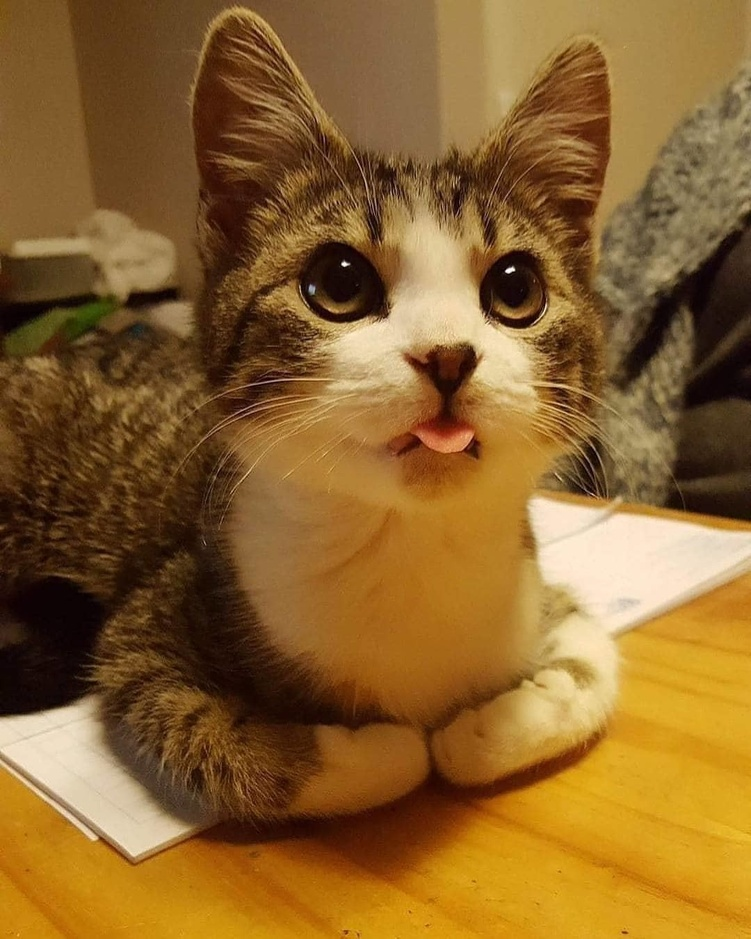
#> input picture react teach/mvp teach/my-node-project/Жаринов/6/cat4.jpg, 751 x 939 px, shrunk from 1080 x 1350 before the run
$ python 5.3.py
#> lines starting #> are read from the running program, lines starting #| are printed output that depends on the picture; after the words box and inside, x2 and y2 are one past the last pixel; in counts of white or black regions, pixels touching at a corner belong together; long printed decimals are rounded
import cv2
import numpy as np
import matplotlib.pyplot as plt

# Чтение изображения
input_image = cv2.imread('cat4.jpg')
#> input_image is the input picture: shape (939, 751, 3); mean B, G, R 45.1, 99.2, 138.6

# В черно-белое переводим, ибо нам только края
L = cv2.cvtColor(input_image, cv2.COLOR_BGR2GRAY)
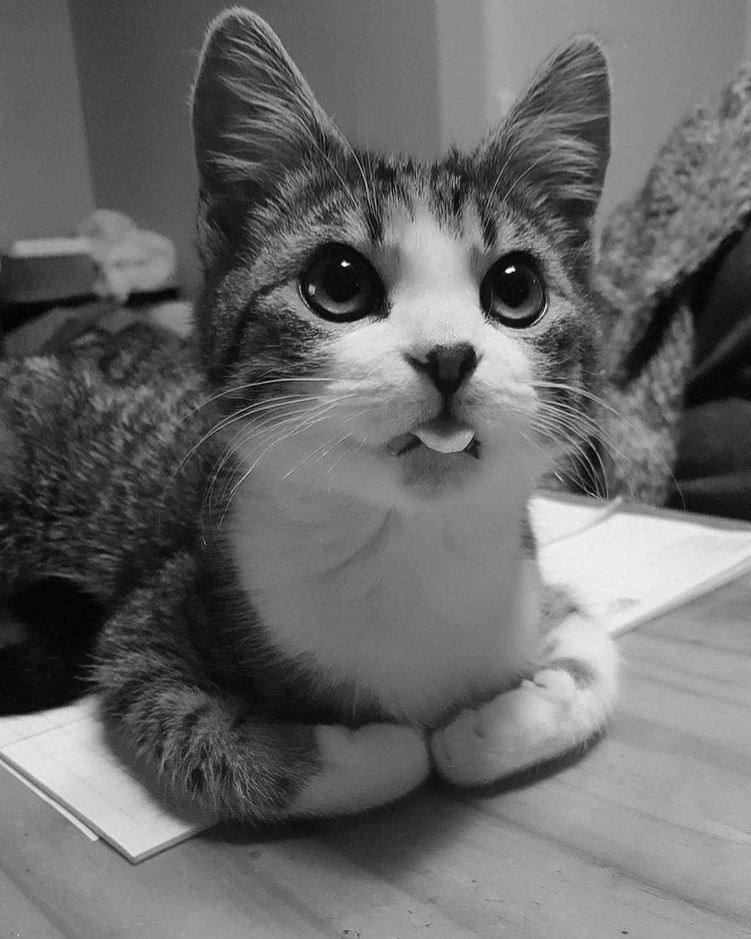
#> L: shape (939, 751); min 1, max 253, mean 104.8

# Визуализация исходного изображения
plt.figure()
plt.imshow(cv2.cvtColor(input_image, cv2.COLOR_BGR2RGB))
plt.title('Исходное изображение')
plt.axis('off')
plt.tight_layout()
plt.show()

# Двумерное центрированное БПФ
Spectr = np.fft.fftshift(np.fft.fft2(L))

# Компоненты нормировки
Min_S = np.min(np.abs(Spectr))
#> Min_S = 4.11
eps = Min_S if Min_S != 0 else np.max(np.abs(Spectr)) * 1e-9
#> eps = 4.11

# Фильтр высоких частот (ФВЧ) с прямоугольной маской
M, N = L.shape[0], L.shape[1] # размеры изображения
#> M = 939; N = 751
# размер области НЧ в спектре:
d_high = round(0.20*np.minimum(M, N))
#> d_high = 150
K=4 # порядок фильтра
deg = 2*K
mask_high = np.zeros((M, N))
Cm, Cn = M/2,N/2 # координаты центра маски
#> Cm = 469.5; Cn = 375.5
# формируем массив mask_high_b:
for m in range(M):
    for n in range(N):
        d = np.sqrt((m - Cm)**2 + (n - Cn)**2)
        mask_high[m,n] = (d/d_high)**K / np.sqrt(1+(d/d_high)**deg)
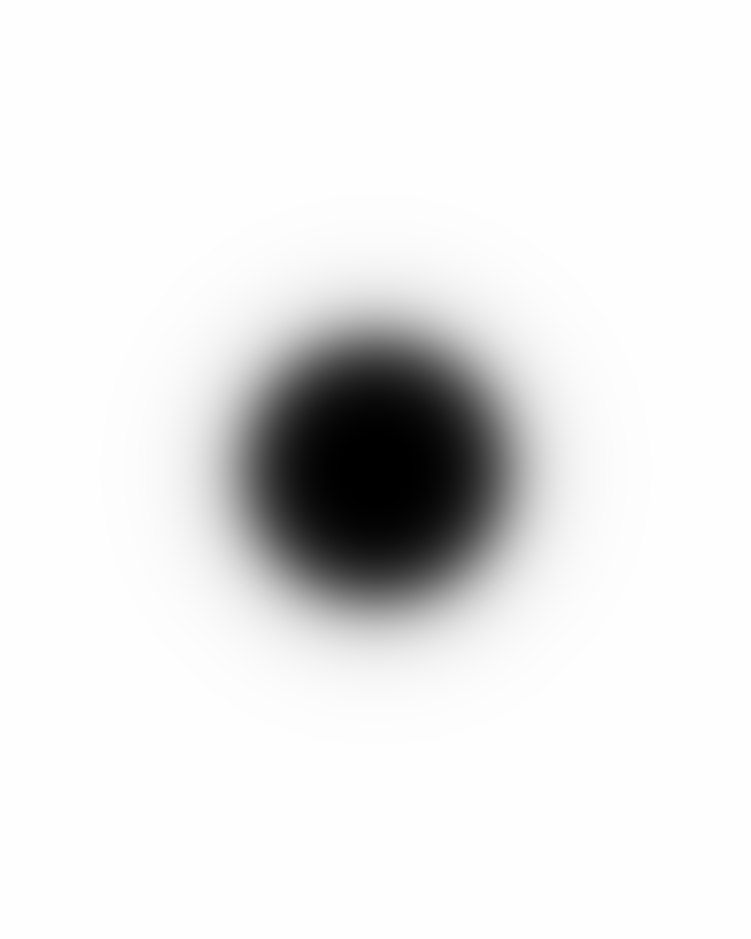
#> mask_high: shape (939, 751) float64; min 4.94e-10, max 1, mean 0.915
# Применяем маску к спектру
Spectr_high_pass_filtered = Spectr * mask_high

# Вычисляем обратное двумерное БПФ
high_pass_filtered = np.fft.ifft2(np.fft.ifftshift(Spectr_high_pass_filtered))

# Проконтролируем правильность работы Фурье-фильтра
print(np.max(np.abs(np.imag(high_pass_filtered))) / np.max(np.abs(np.real(high_pass_filtered))))
#| 0.005224

# Берем модуль, ибо яркость не может быть отрицательной
high_pass_filtered = np.abs(high_pass_filtered.real)
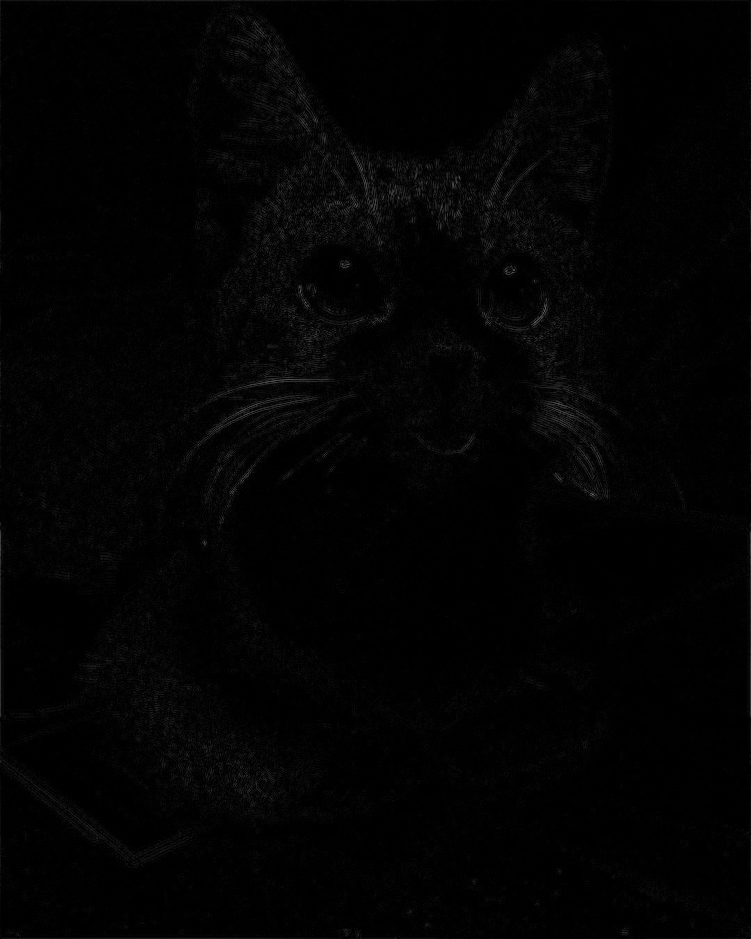
#> high_pass_filtered: shape (939, 751) float64; min 1.26e-06, max 110.7, mean 3.3

# Нормировка на максимальный размах
edges_high_pass = cv2.normalize(high_pass_filtered, None, 0.0, 1.0, cv2.NORM_MINMAX)
edges_high_pass = 1 - edges_high_pass  # Инвертировали
threshold_value = 0.75 # порог надо подобрать! от 0. до 1.
thr, edges_high_pass = cv2.threshold(edges_high_pass,
threshold_value, 1.0, cv2.THRESH_BINARY)
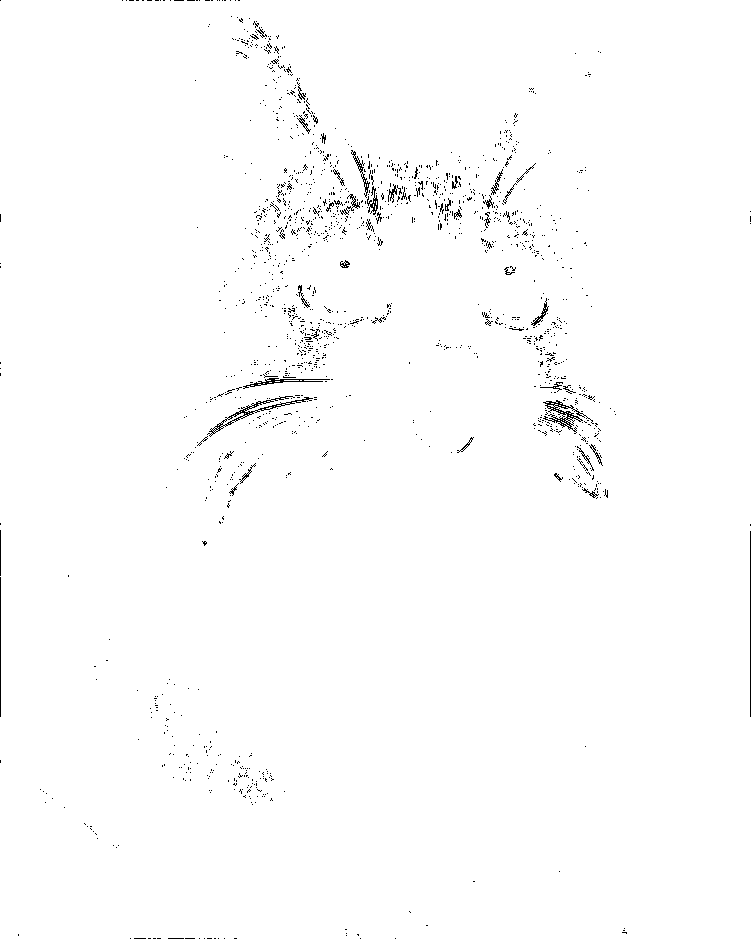
#> edges_high_pass: shape (939, 751) float64; values 0 (black) and 1 (white), 99% white; black in thin lines or dots
#> thr = 0.75
# Смотрим изображение на выходе
plt.figure()
plt.imshow(edges_high_pass, cmap='gray')
plt.title('Фильтр высоких частот')
plt.axis('off')
plt.tight_layout()
plt.show()

# Выведем амплитудный спектр после применения маски
Spectr_dB = 20 * np.log10(np.abs(Spectr_high_pass_filtered) + eps)

# Чуть-чуть схитрим, чтобы сохранить цветовую гамму
Spectr_dB[0, 0] = 20 * np.log10(np.max(np.abs(Spectr)))  # Это уже ни на что не влияет
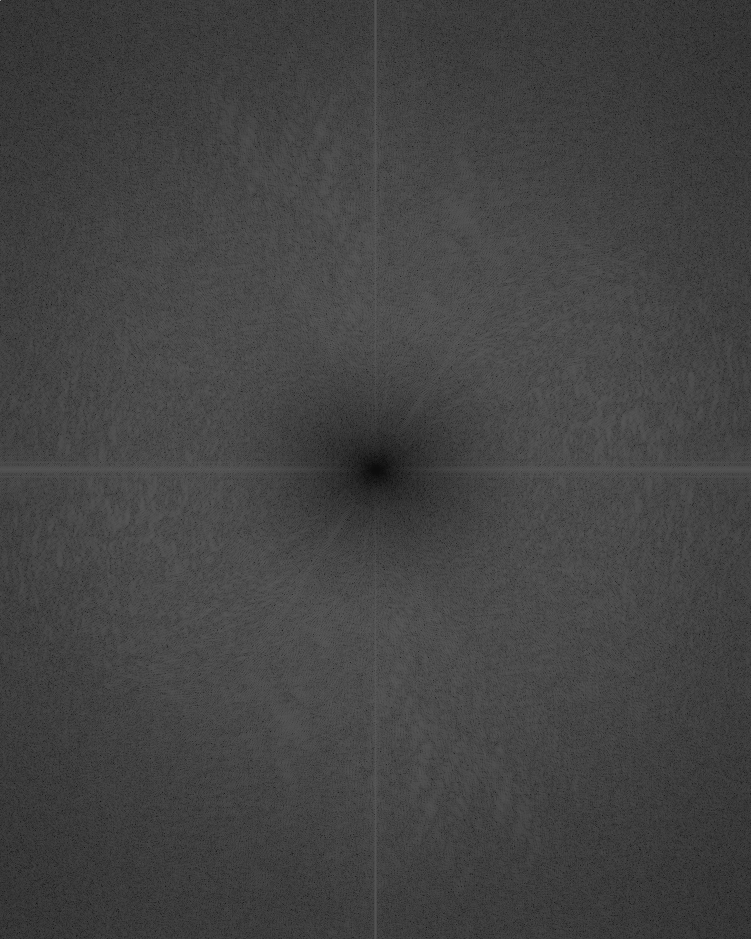
#> Spectr_dB: shape (939, 751) float64; min 12.29, max 157.4, mean 67.5

plt.figure()
plt.imshow(Spectr_dB, cmap='jet')
plt.title('Амплитудный спектр после ФВЧ (дБ)')
plt.axis('off')
plt.tight_layout()
plt.show()

# Запишем с правильной нормировкой – яркости от 0 до 255
cv2.imwrite('edges_high_pass.jpg',
            cv2.normalize((edges_high_pass * 255).astype('uint8'),
                          None, 0, 255, cv2.NORM_MINMAX))


edges_canny = cv2.Canny(input_image,
threshold1 = 0.5, threshold2 = 0.75)
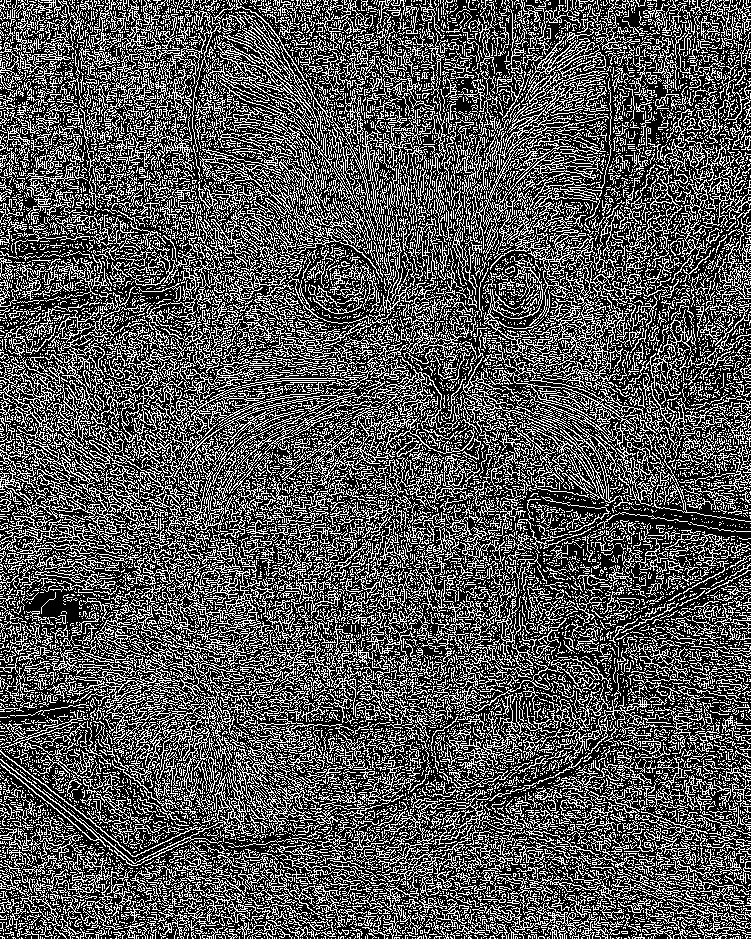
#> edges_canny: shape (939, 751); 33.2% white in thin lines or dots
plt.figure()
edges_canny = 255 - edges_canny
#> edges_canny: shape (939, 751); 66.8% white; black in thin lines or dots
plt.imshow(edges_canny, cmap='gray')
plt.title('Оператор Кэнни')
plt.axis('off')
plt.tight_layout()
plt.show()

$ run again, with react teach/mvp teach/my-node-project/Жаринов/6/chess.jpg copied over react teach/mvp teach/my-node-project/Жаринов/6/cat4.jpg
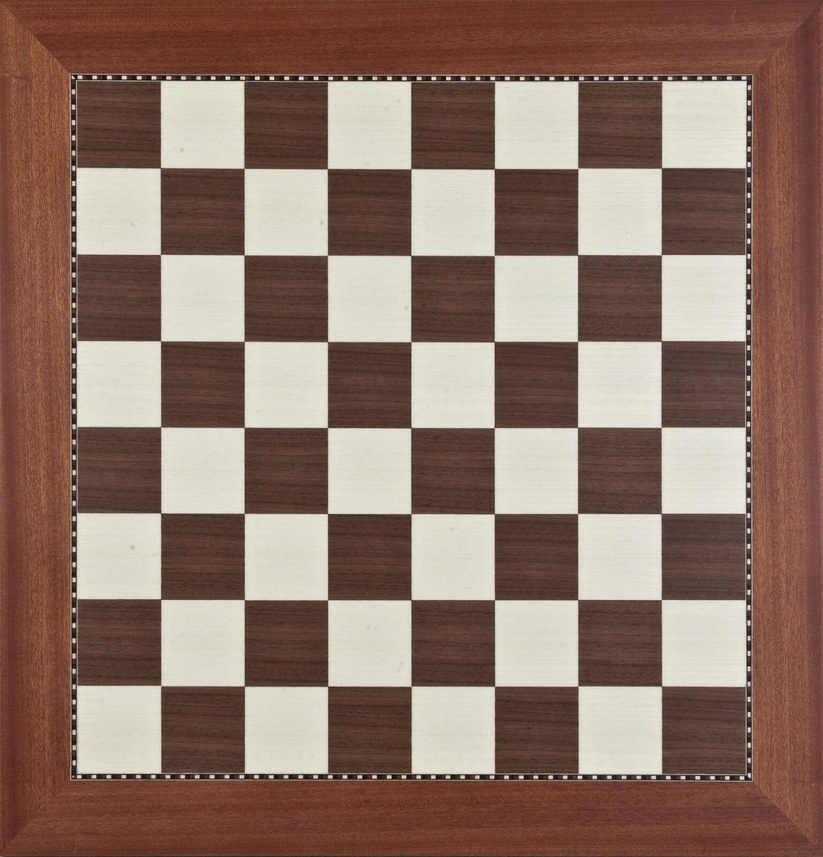
#> input picture react teach/mvp teach/my-node-project/Жаринов/6/chess.jpg, 823 x 857 px, shrunk from 1200 x 1250 before the run
#> input_image is the input picture: shape (857, 823, 3); mean B, G, R 103.7, 116, 141.3
#> Min_S = 1.43
#| 0.003591
#> `thr, edges_high_pass = cv2.threshold(edges_high_pass, threshold_value,..`:
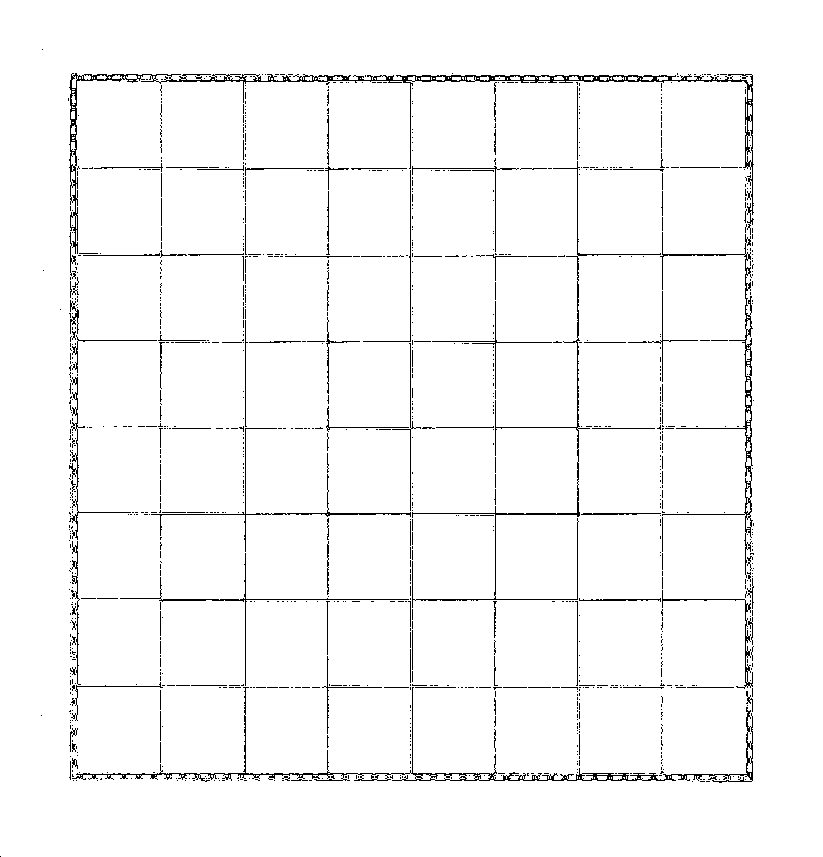
#> edges_high_pass: shape (857, 823) float64; values 0 (black) and 1 (white), 97% white; black in thin lines or dots, all inside (x1, y1, x2, y2) = (0, 49, 754, 857)
#> thr = 0.75
#> `edges_canny = cv2.Canny(input_image, threshold1 = 0.5, threshold2 = 0...`:
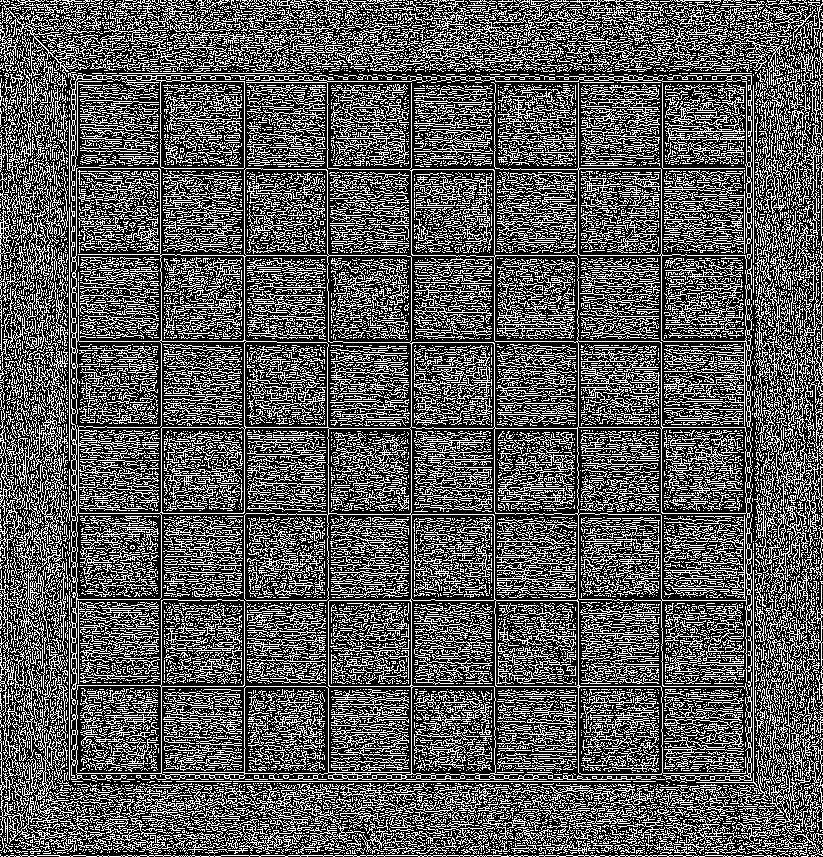
#> edges_canny: shape (857, 823); 35% white in thin lines or dots
